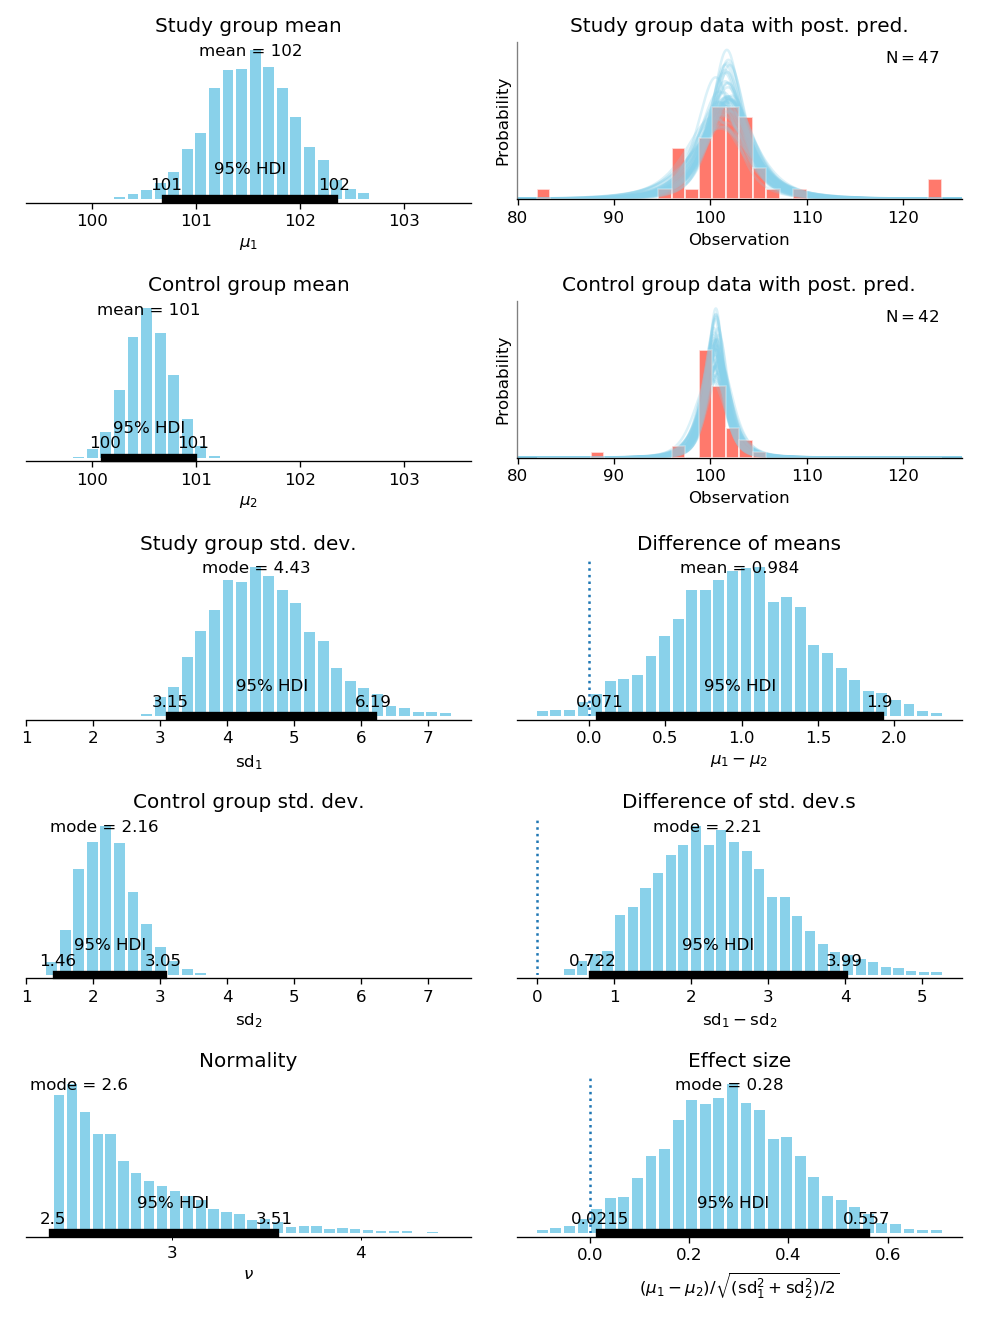

This figure's Python source:
"""
This example reproduces Figure 3 from (Kruschke, 2012).

Kruschke, J. (2012) Bayesian estimation supersedes the t test.
        Journal of Experimental Psychology: General.

According to the article, the data were generated from t
distributions of known values.
"""

import best
import best.plot
import pymc3 as pm


drug = [101, 100, 102, 104, 102, 97, 105, 105, 98, 101, 100, 123, 105, 103, 100, 95, 102, 106,
        109, 102, 82, 102, 100, 102, 102, 101, 102, 102, 103, 103, 97, 97, 103, 101, 97, 104,
        96, 103, 124, 101, 101, 100, 101, 101, 104, 100, 101]
placebo = [99, 101, 100, 101, 102, 100, 97, 101, 104, 101, 102, 102, 100, 105, 88, 101, 100,
           104, 100, 100, 100, 101, 102, 103, 97, 101, 101, 100, 101, 99, 101, 100, 100,
           101, 100, 99, 101, 100, 102, 99, 100, 99]

model = best.make_model(drug, placebo)

with model:
    trace = pm.sample(2000, tune=1000)

fig = best.plot.make_figure(trace, drug, placebo)
fig.savefig('smart_drug.png', dpi=70)
fig.savefig('smart_drug.pdf')
